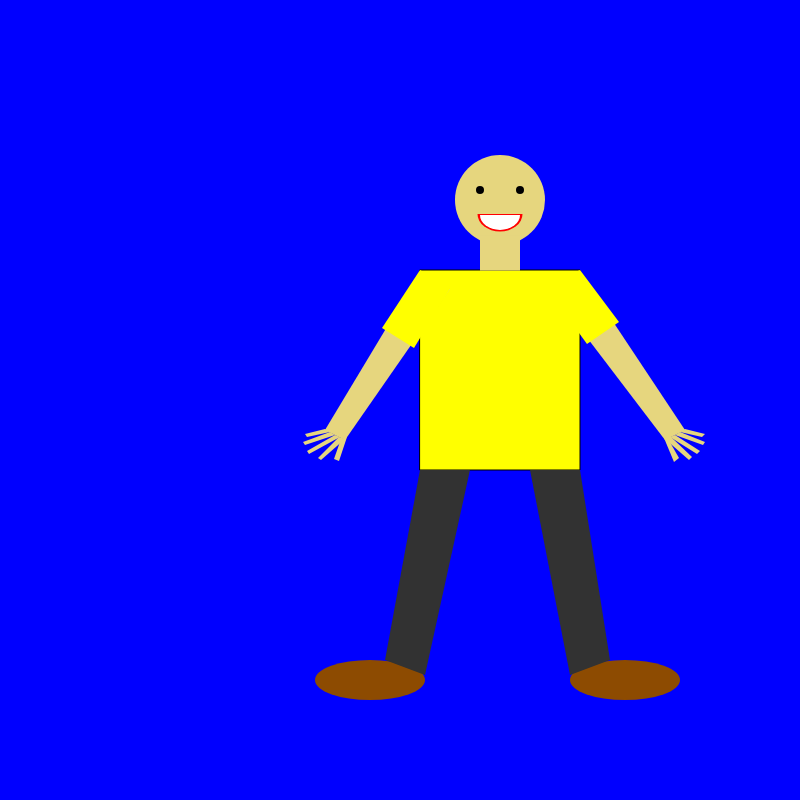
Frame 1 (no input)
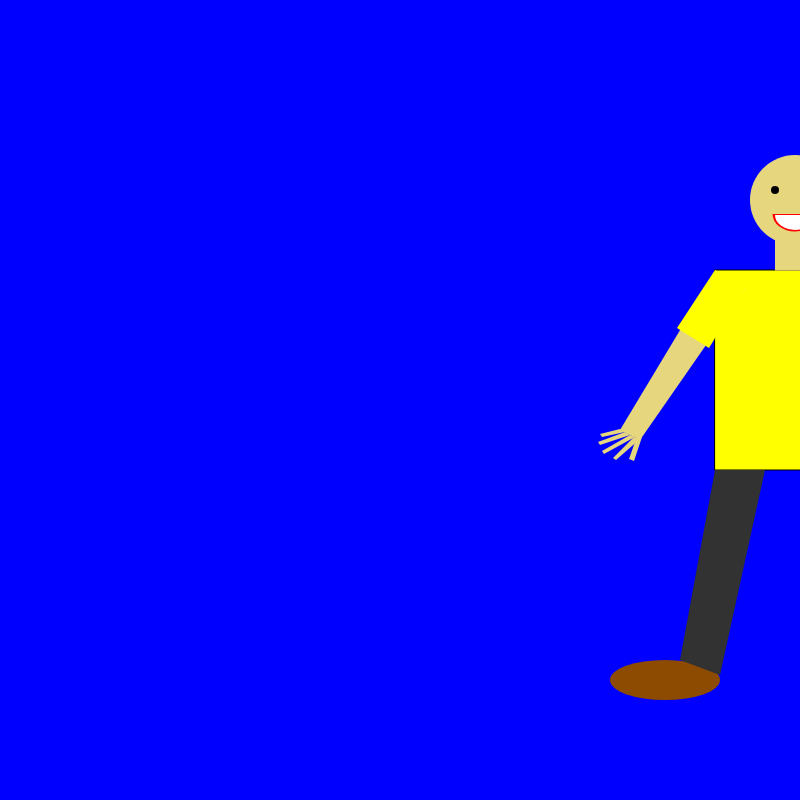
Frame 60 (no input)
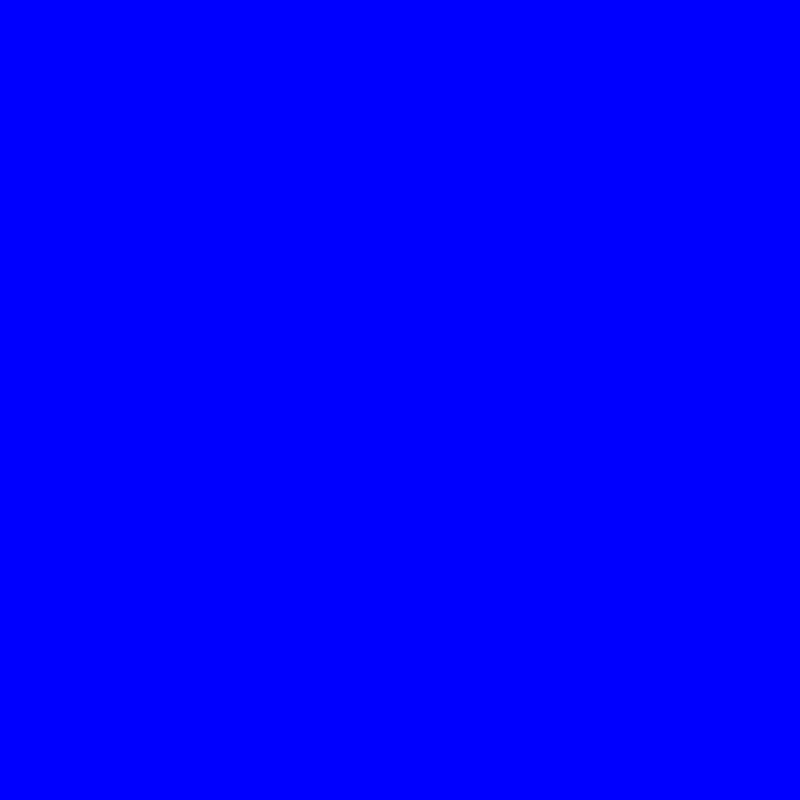
Frame 120 (the mouse pressed at the canvas centre since frame 60)

The p5.js sketch that drew these frames (run headless with seeded random() and noise() and a simulated clock; from frame 60 on, the mouse is pressed at the canvas centre):

// p5.js sketch
// ── sketch.js
var x = 0 ;

function setup() {
  // put setup code here
  rectMode(CENTER);
  createCanvas(800, 800);
}

function draw() {
  // put drawing code here
  background('blue');
push();
  translate(x, 0);
  man();
pop();

x += 5 ; //or x = x + 5//
if (x > width ){
x = -300 ;  
}
}

function man() {
  fill(255, 0, 0);

  fill('yellow');
  rect(500, 370, 160, 200);
  noStroke();
  fill('#E6D67E')
  ellipse(500, 200, 90, 90);
  rect(500, 253, 40, 35);

   quad(550, 289, 580, 272, 685, 430, 665, 440);
   quad(420, 272, 450, 289, 345, 440, 325, 430 );

   quad(685, 429, 705, 434, 702, 437, 680, 432);
   quad(680, 432, 705, 442, 703, 445, 675, 435);
   quad(675, 435, 700, 451, 697, 454, 670, 437);
   quad(670, 436, 692, 457, 689, 460, 665, 439);
   quad(667, 437, 679, 458, 674, 462, 664, 438);

   quad(305, 434, 325, 429, 330, 432, 307, 437);
   quad(303, 442, 330, 432, 335, 435, 305, 445);
   quad(307, 451, 335, 435, 340, 437, 309, 454);
   quad(318, 458, 339, 437, 345, 439, 321, 460);
   quad(334, 459, 341, 439, 347, 437, 339, 461);

  fill('yellow');
   quad(545, 286, 580, 270, 619, 322, 587, 344);
   quad(420, 270, 451, 287, 414, 348, 382, 328);
  fill(0);
   ellipse(480, 190, 8, 8);
   ellipse(520, 190, 8, 8);
   fill('red');
     arc(500, 214, 45, 35, TWO_PI, PI);
   fill(255);
    arc(500, 215, 40, 30, TWO_PI, PI);

        fill('#8D4B01');
        ellipse(625, 680, 110, 40);
        ellipse(370, 680, 110, 40);
    fill(50);
      quad(530, 470, 580, 470, 610, 660, 570, 675);
      quad(470, 470, 420, 470, 385, 660, 425, 675);

   }
